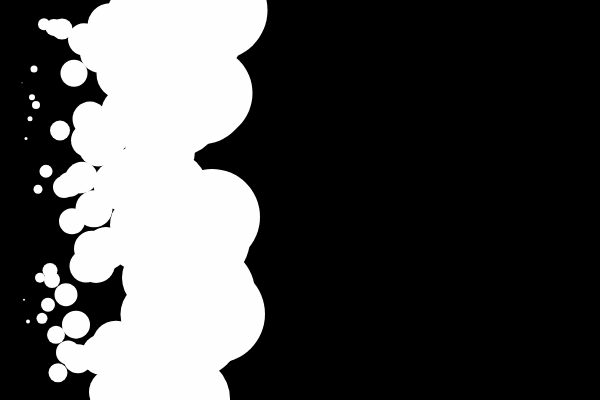
Frame 1 (no input)
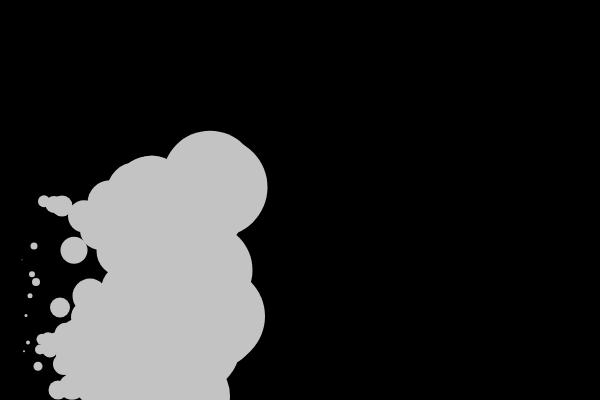
Frame 60 (no input)
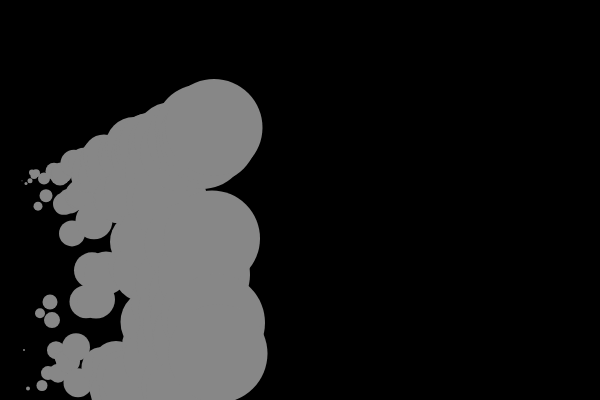
Frame 120 (the mouse pressed at the canvas centre since frame 60)

The p5.js sketch that drew these frames (run headless with seeded random() and noise() and a simulated clock; from frame 60 on, the mouse is pressed at the canvas centre):

// p5.js sketch
// ── sketch.js
/*
 * Basic  Drawing 基础图形绘画
 * Yuli Cai caiyuli.com
 */

// Example 5-2: class with parameters, separate class js file
// 示例5-2: 带参数的类的声明，单独类的js文件
// 翻译自 Dan Shiffman的示例， 注解：Yuli Cai 蔡雨利

// 线上示例：https://editor.p5js.org/yulicai/sketches/HkRhrDmlz

let bubbles = [];
let bubbleNum = 100;
let gravity = 0.1;


function setup() {
  createCanvas(600, 400);
  noStroke();
  for (let i = 0; i < bubbleNum; i++) {
    let bubble = new Bubble(0, 0, i, i);
    bubbles.push(bubble);
  }

}

function draw() {
  background(0);

  // 对每一个bubble进行操控
  for (let i = 0; i < bubbles.length; i++) {
    bubbles[i].update();
    bubbles[i].display();
  }

  // 判断是不是所有bubble还是活着的
  // 去除生命周期已经结束的bubble
  for (let i = bubbles.length - 1; i >= 0; i--) {
    if (bubbles[i].isDead()) { //调用bubble自带的布尔函数功能来判断
      bubbles.splice(i, 1);
    }
  }



}

// ── bubble.js


// 一个与setup draw都分开的类
class Bubble {
    //每个类必有一个constructor, 里面是需要成立这个类的基本数据需求
    constructor(x, y, size, i) {
        // this是javascript类特有的语法
        // 在类里面只带这个类未来所绑定的变量
        // 每个在类里面的假设变量，都用this.来声明和引用
        this.i = i;
        this.x = this.i * 2 + 20;
        this.y = random(height);
        this.size = size;
        this.speed = 0;
        this.lifespan = 255;
        this.dead = false;
    }

    // constructor之后是这个类中所具有的功能
    // 不需要用function这个关键词进行声明了，只是语法上的不同，因为被封装在这个类里面
    display() {
        fill(this.lifespan);
        ellipse(this.x, this.y, this.size);
    }


    // 一个整体的更新迭代功能，针对需要变化的变量
    update() {
        this.y = this.y + this.speed; //程序的进行过程中，对变量进行更改
        this.speed = this.speed + gravity; //与全局变量的互动
        if (this.y >= (height - this.size / 2)) {
            this.speed = this.speed * (-0.95);
        }
        // 更新lifespan
        this.lifespan--;
    }

    // 一个判断泡泡生命周期是否结束的布尔函数
    isDead() {
        if (this.lifespan <= 0) this.dead = true;
        return this.dead; //函数返回布尔值，true or false
    }
}
